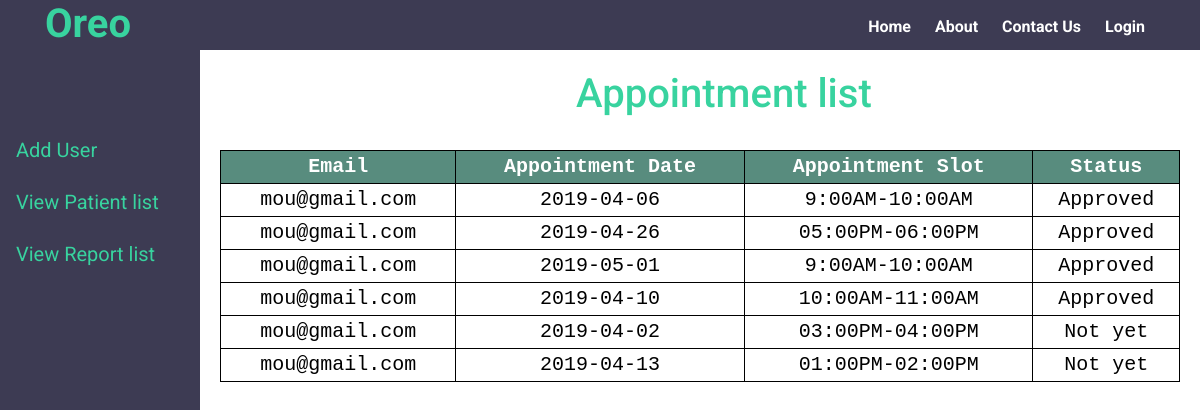
The app's page /admin_appointment_list_view.php with its own data.
### tables this page shows
CREATE TABLE `appointment` (
  `Appointment_id` int(11) NOT NULL,
  `Email` varchar(50) NOT NULL,
  `Appointment_date` varchar(40) NOT NULL,
  `Appointment_time` varchar(50) NOT NULL,
  `Appointment_status` varchar(50) NOT NULL
);

### admin_appointment_list_view.php (the view, shortened to what this page needs)
<?php
	include 'admin_sidebar.php';
 	include 'connection_link.php';
	$sql = "SELECT * FROM appointment";
	$result = mysqli_query($conn, $sql);
	echo'<h1 class="Dashboard" >Appointment list</h1>';
	if ($result->num_rows > 0)
	{
	    echo "<table align=center>
			     <tr>
			     	<th>Email</th>
			     	<th>Appointment Date</th>
					<th>Appointment Slot</th>
					<th>Status</th>
				</tr>";
	    while($row = $result->fetch_assoc())
	    {
	        echo "<tr>
	        		<td>".$row["Email"]. "</td>
					<td>".$row["Appointment_date"]. "</td>
					<td>".$row["Appointment_time"]. "</td>
					<td>".$row["Appointment_status"]. "</td>
	             </tr>";
	    }
	    echo "</table>";
	}
	else
	{
	    echo "0 results";
	}
?>

### header.php (shortened to what this page needs)
<!DOCTYPE html>
<html lang="en">
<head>
    <link rel="stylesheet" href="assets/fontawesome/css/all.min.css">
    <link rel="stylesheet" href="assets/css/bootstrap.min.css">
    <link rel="stylesheet" href="css/style.css">
</head>
<body>
    <header>
       <div class="header-top">
              <div class="container">
                     <div class="row">
                             <div class="col-md-4">
                                <div class="logo">
                                   <a href="index.php"> <h1>Oreo</h1> </a>
                                </div>
                             </div>
                             <div class="col-md-8">
                                  <div class="menu">
                                       <nav>
                                            <ul>
                                                 <li><a href="index.php">Home</a></li>
                                                 <li><a href="about.php">About</a></li>
                                                 <li><a href="contact_us.php">Contact Us</a></li>
                                                  <?php
                                                      if(isset($_SESSION['User_type']))
                                                      {
                                                         if($_SESSION['User_type']=="Patient")
                                                         {
                                                            echo'<li><a href="patient_dashboard.php">Dashboard </a></li>';
                                                         }
                                                         else if($_SESSION['User_type']=="Admin")
                                                         {
                                                            echo'<li><a href="admin_dashboard.php">Dashboard </a></li>';
                                                         }
                                                         else if($_SESSION['User_type']=="Staff")
                                                         {
                                                            echo'<li><a href="staff_dashboard.php">Dashboard </a></li>';
                                                         }
                                                         else if($_SESSION['User_type']=="Pathologist")
                                                         {
                                                            echo'<li><a href="pathologist_dashboard.php">Dashboard </a></li>';
                                                         }
                                                          echo'<li><a href="logout.php?logout">Logout ('.$_SESSION['Email'].')</a></li>';
                                                      }
                                                      else
                                                      {
                                                         echo'<li><a href="login_form.php">Login</a></li>';
                                                      }
                                                  ?>
                                              </ul>
                                         </nav>
                                    </div>
                              </div>
                       </div>
                  </div>
             </div>
      </header>
</body>
</html>

### admin_sidebar.php
<?php include 'header.php'; ?>
<div class="sidenav">
	  <a href="admin_add_user.php">Add User</a>
	  <a href="admin_patient_list_view.php">View Patient list</a>
	  <a href="admin_report_list_view.php">View Report list</a>
</div>

### css/style.css (style rules this page uses)
body { font-family: 'Roboto', sans-serif; margin: 0px; padding: 0px; }
.header-top { width:100%; height:50px; background-color:#3D3B53; }
.header-top h1 { color:#fff; font-weight:bold; font-family: 'Roboto', sans-serif; }
.menu { float:right; margin-top: 9px; }
.menu nav ul { padding-top:6px; }
.menu nav ul li { list-style: none; display: inline-block; }
.menu nav ul li a { padding: 10px; text-decoration: none; color:#fff; font-weight:bold; }
.sidenav { height: 100%; width:200px; position: absolute; z-index: 1; top: 49px; left: 0; background-color: #3D3B53; overflow-x: hidden; padding-top:70px; }
.sidenav a { padding: 16px 8px 6px 16px; text-decoration: none; font-size: 20px; color: #38D39F; display: block; }
table { width: 80%; color: red; font-family: monospace; font-size: 20px; text-align: center; padding: 5px; margin-left: 220px; border:1px solid black; }
th { background-color: #588c7e; color: white; border:1px solid black; }
td { color: black; border:1px solid black; }
.Dashboard { margin-left:48%; color:#38D39F; padding-top:20px; }
.logo h1 { color:#38D39F; }
.logo a { text-decoration:none; }

### records on screen
appointment: Email "mou@gmail.com", Appointment_date "2019-04-06", Appointment_time "9:00AM-10:00AM", Appointment_status "Approved"
appointment: Email "mou@gmail.com", Appointment_date "2019-04-26", Appointment_time "05:00PM-06:00PM", Appointment_status "Approved"
appointment: Email "mou@gmail.com", Appointment_date "2019-05-01", Appointment_time "9:00AM-10:00AM", Appointment_status "Approved"
appointment: Email "mou@gmail.com", Appointment_date "2019-04-10", Appointment_time "10:00AM-11:00AM", Appointment_status "Approved"
appointment: Email "mou@gmail.com", Appointment_date "2019-04-02", Appointment_time "03:00PM-04:00PM", Appointment_status "Not yet"
appointment: Email "mou@gmail.com", Appointment_date "2019-04-13", Appointment_time "01:00PM-02:00PM", Appointment_status "Not yet"
